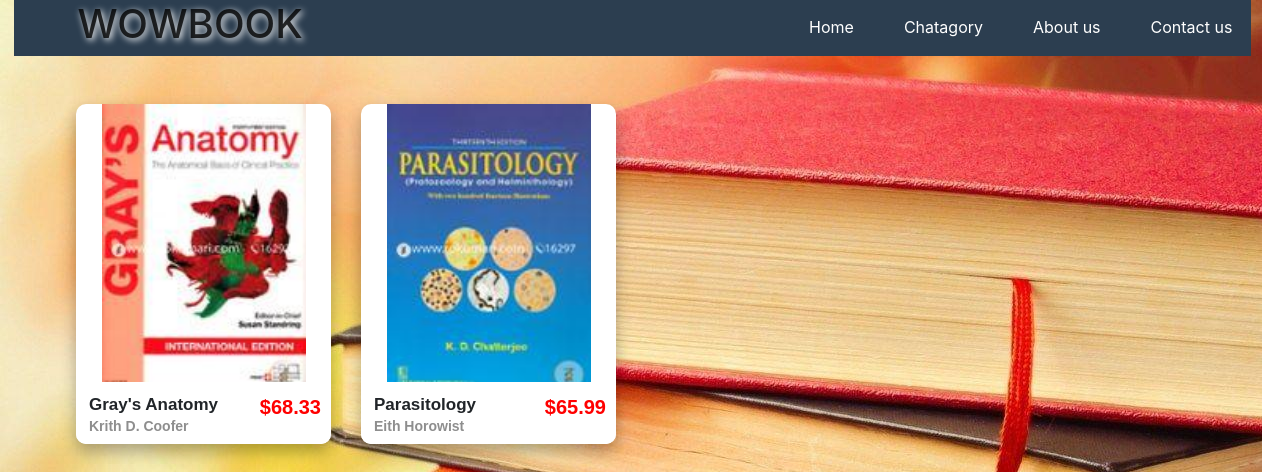
Screenshot of /med.php with the database file from the repository.
### tables this page shows
CREATE TABLE IF NOT EXISTS `bookinfo` (
  `book_id` varchar(20) NOT NULL,
  `book_name` varchar(20) NOT NULL,
  `book_author` varchar(20) NOT NULL,
  `book_price` varchar(10) NOT NULL,
  `book_img` varchar(500) NOT NULL,
  `book_quantity` varchar(10) NOT NULL,
  `book_description` varchar(500) NOT NULL,
  `book_cat` varchar(10) NOT NULL,
  PRIMARY KEY (`book_id`)
);

### med.php (the view, shortened to what this page needs)
<?php
$link=mysqli_connect("localhost","root","");
mysqli_select_db($link,"bookbooking");
?>
<!DOCTYPE html>
<html lang="en">
<head>
  <link href="https://stackpath.bootstrapcdn.com/bootstrap/4.3.1/css/bootstrap.min.css" rel="stylesheet">
  <link rel="stylesheet" href="home.css">
</head>
<body>
  <header class="header">
    <div class="container">
      <div class="logo">
        <h1>WOWBOOK</h1>
      </div>
      <div class="menu">
        <ul>
          <li><a href="homepage.php">Home</a></li>
          <li class="dropdown">
            <a class="dropdownbtn"href="javascript:void(0)">Chatagory</a>
          </li>
          <li><a href="about.php">About us</a></li>
          <li><a href="contact.php">Contact us</a></li>
        </ul>
      </div>
    </div>
  </header>
  <br>
  <br>
  <form class="" action="details.php" method="post">
  <div class="container">
    <div class="row">
      <?php
      $res=mysqli_query($link,"select * from bookinfo where book_cat='med'");
      while($row=mysqli_fetch_array($res))
      {
        ?>
        <div class="col-sm-6 col-md-3">
          <div class="product">
            <div class="img-box">
              <img src="./asset/<?php echo $row["book_img"]; ?>" alt="book">
            </div>
            <div class="details">
              <h2 name="bookname"><?php echo $row["book_name"]; ?><br> <span><?php echo $row["book_author"]; ?></span></h2>
              <div class="price">$<?php echo $row["book_price"]; ?></div>
            </div>
          </div>
        </div>
        <?php
      }
       ?>
    </div>
  </div>
  </form>
</body>
</html>

### home.css (style rules this page uses)
* { padding: 0; margin: 0; }
.header { background: rgba(44, 62, 80,1.0); width: 98%; margin-left: 14px; height: 56px; }
.logo { margin: 0; display: block; float: left; color: rgba(0,0,0,0.8); text-shadow: 2px 2px 7px white; }
.menu { display: block; float: right; margin: 15px -95px; position: relative; }
ul li { list-style-type: none; display: block; float: left; margin-right:50px; }
ul li a { text-decoration: none; color: white; }
body { background: #f2f2f2; background-image: url(book.jpg); }
.product { background: #ffff; height: 340px; box-shadow: 0 8px 16px rgba(0,0,0,0.3); border-radius: 10px; font-family: sans-serif; position: relative; overflow: hidden; margin-bottom: 40px; }
.product .img-box img { width: 80%; margin: auto; display: block; }
.product .details { position: absolute; bottom: -168px; background: #ffff; padding: 13px; box-sizing: border-box; transition: 0.35s; }
.product .details h2 { font-size: 17px; font-weight: bold; margin: 0 0 10px 0; }
.product .details h2 span { font-size: 14px; color: #8e8e8e; }
.product .details .price { position: absolute; top:10px; right: 10px; color: red; font-weight: bold; font-size: 20px; }

### rows the page displays
bookinfo: shows a picture, book_name "Gray's Anatomy", book_author "Krith D. Coofer", book_price "68.33"
bookinfo: shows a picture, book_name "Parasitology", book_author "Eith Horowist", book_price "65.99"
